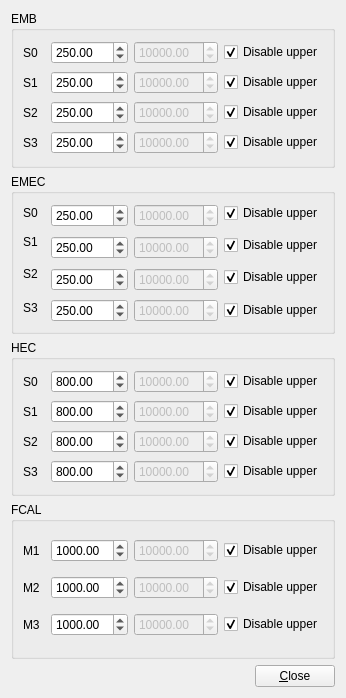
<ui version="4.0" >
 <class>frmCaloCellThresholdsLArExpert</class>
 <widget class="QWidget" name="frmCaloCellThresholdsLArExpert" >
  <property name="geometry" >
   <rect>
    <x>0</x>
    <y>0</y>
    <width>346</width>
    <height>698</height>
   </rect>
  </property>
  <property name="windowTitle" >
   <string>LAr Thresholds Expert</string>
  </property>
  <layout class="QGridLayout" name="gridLayout_5" >
   <item row="0" column="0" colspan="2" >
    <widget class="QGroupBox" name="grbxLArEMB" >
     <property name="title" >
      <string>EMB</string>
     </property>
     <layout class="QGridLayout" name="gridLayout" >
      <item row="0" column="0" >
       <widget class="QLabel" name="lblLArEMBS0Thresh" >
        <property name="text" >
         <string>S0</string>
        </property>
       </widget>
      </item>
      <item row="0" column="1" >
       <widget class="QDoubleSpinBox" name="dspbxEMB_S0LowerThresh" >
        <property name="maximum" >
         <double>99999.000000000000000</double>
        </property>
        <property name="value" >
         <double>250.000000000000000</double>
        </property>
       </widget>
      </item>
      <item row="0" column="2" >
       <widget class="QDoubleSpinBox" name="dspbxEMB_S0UpperThresh" >
        <property name="enabled" >
         <bool>false</bool>
        </property>
        <property name="maximum" >
         <double>9999999.000000000000000</double>
        </property>
        <property name="value" >
         <double>10000.000000000000000</double>
        </property>
       </widget>
      </item>
      <item row="0" column="3" >
       <widget class="QCheckBox" name="chbxNoEMB_S0Upper" >
        <property name="text" >
         <string>Disable upper</string>
        </property>
        <property name="checked" >
         <bool>true</bool>
        </property>
       </widget>
      </item>
      <item row="1" column="0" >
       <widget class="QLabel" name="lblLArEMBS1Thresh" >
        <property name="text" >
         <string>S1</string>
        </property>
       </widget>
      </item>
      <item row="1" column="1" >
       <widget class="QDoubleSpinBox" name="dspbxEMB_S1LowerThresh" >
        <property name="maximum" >
         <double>99999.000000000000000</double>
        </property>
        <property name="value" >
         <double>250.000000000000000</double>
        </property>
       </widget>
      </item>
      <item row="1" column="2" >
       <widget class="QDoubleSpinBox" name="dspbxEMB_S1UpperThresh" >
        <property name="enabled" >
         <bool>false</bool>
        </property>
        <property name="maximum" >
         <double>9999999.000000000000000</double>
        </property>
        <property name="value" >
         <double>10000.000000000000000</double>
        </property>
       </widget>
      </item>
      <item row="1" column="3" >
       <widget class="QCheckBox" name="chbxNoEMB_S1Upper" >
        <property name="text" >
         <string>Disable upper</string>
        </property>
        <property name="checked" >
         <bool>true</bool>
        </property>
       </widget>
      </item>
      <item row="2" column="0" >
       <widget class="QLabel" name="lblLArEMBS2Thresh" >
        <property name="text" >
         <string>S2</string>
        </property>
       </widget>
      </item>
      <item row="2" column="1" >
       <widget class="QDoubleSpinBox" name="dspbxEMB_S2LowerThresh" >
        <property name="maximum" >
         <double>99999.000000000000000</double>
        </property>
        <property name="value" >
         <double>250.000000000000000</double>
        </property>
       </widget>
      </item>
      <item row="2" column="2" >
       <widget class="QDoubleSpinBox" name="dspbxEMB_S2UpperThresh" >
        <property name="enabled" >
         <bool>false</bool>
        </property>
        <property name="maximum" >
         <double>9999999.000000000000000</double>
        </property>
        <property name="value" >
         <double>10000.000000000000000</double>
        </property>
       </widget>
      </item>
      <item row="2" column="3" >
       <widget class="QCheckBox" name="chbxNoEMB_S2Upper" >
        <property name="text" >
         <string>Disable upper</string>
        </property>
        <property name="checked" >
         <bool>true</bool>
        </property>
       </widget>
      </item>
      <item row="3" column="0" >
       <widget class="QLabel" name="lblLArEMBS3Thresh" >
        <property name="text" >
         <string>S3</string>
        </property>
       </widget>
      </item>
      <item row="3" column="1" >
       <widget class="QDoubleSpinBox" name="dspbxEMB_S3LowerThresh" >
        <property name="maximum" >
         <double>99999.000000000000000</double>
        </property>
        <property name="value" >
         <double>250.000000000000000</double>
        </property>
       </widget>
      </item>
      <item row="3" column="2" >
       <widget class="QDoubleSpinBox" name="dspbxEMB_S3UpperThresh" >
        <property name="enabled" >
         <bool>false</bool>
        </property>
        <property name="maximum" >
         <double>9999999.000000000000000</double>
        </property>
        <property name="value" >
         <double>10000.000000000000000</double>
        </property>
       </widget>
      </item>
      <item row="3" column="3" >
       <widget class="QCheckBox" name="chbxNoEMB_S3Upper" >
        <property name="text" >
         <string>Disable upper</string>
        </property>
        <property name="checked" >
         <bool>true</bool>
        </property>
       </widget>
      </item>
     </layout>
    </widget>
   </item>
   <item row="1" column="0" colspan="2" >
    <widget class="QGroupBox" name="grbxLArEMEC" >
     <property name="title" >
      <string>EMEC</string>
     </property>
     <layout class="QGridLayout" name="gridLayout_3" >
      <item row="0" column="0" >
       <widget class="QLabel" name="lblLArEMECS0Thresh" >
        <property name="text" >
         <string>S0</string>
        </property>
       </widget>
      </item>
      <item rowspan="2" row="0" column="1" >
       <widget class="QDoubleSpinBox" name="dspbxEMEC_S0LowerThresh" >
        <property name="maximum" >
         <double>99999.000000000000000</double>
        </property>
        <property name="value" >
         <double>250.000000000000000</double>
        </property>
       </widget>
      </item>
      <item rowspan="2" row="0" column="2" >
       <widget class="QDoubleSpinBox" name="dspbxEMEC_S0UpperThresh" >
        <property name="enabled" >
         <bool>false</bool>
        </property>
        <property name="maximum" >
         <double>9999999.000000000000000</double>
        </property>
        <property name="value" >
         <double>10000.000000000000000</double>
        </property>
       </widget>
      </item>
      <item row="0" column="3" >
       <widget class="QCheckBox" name="chbxNoEMEC_S0Upper" >
        <property name="text" >
         <string>Disable upper</string>
        </property>
        <property name="checked" >
         <bool>true</bool>
        </property>
       </widget>
      </item>
      <item rowspan="2" row="1" column="0" >
       <widget class="QLabel" name="lblLArEMECS1Thresh" >
        <property name="text" >
         <string>S1</string>
        </property>
       </widget>
      </item>
      <item rowspan="2" row="2" column="1" >
       <widget class="QDoubleSpinBox" name="dspbxEMEC_S1LowerThresh" >
        <property name="maximum" >
         <double>99999.000000000000000</double>
        </property>
        <property name="value" >
         <double>250.000000000000000</double>
        </property>
       </widget>
      </item>
      <item rowspan="2" row="2" column="2" >
       <widget class="QDoubleSpinBox" name="dspbxEMEC_S1UpperThresh" >
        <property name="enabled" >
         <bool>false</bool>
        </property>
        <property name="maximum" >
         <double>9999999.000000000000000</double>
        </property>
        <property name="value" >
         <double>10000.000000000000000</double>
        </property>
       </widget>
      </item>
      <item row="2" column="3" >
       <widget class="QCheckBox" name="chbxNoEMEC_S1Upper" >
        <property name="text" >
         <string>Disable upper</string>
        </property>
        <property name="checked" >
         <bool>true</bool>
        </property>
       </widget>
      </item>
      <item rowspan="2" row="3" column="0" >
       <widget class="QLabel" name="lblLArEMECS2Thresh" >
        <property name="text" >
         <string>S2</string>
        </property>
       </widget>
      </item>
      <item rowspan="2" row="4" column="1" >
       <widget class="QDoubleSpinBox" name="dspbxEMEC_S2LowerThresh" >
        <property name="maximum" >
         <double>99999.000000000000000</double>
        </property>
        <property name="value" >
         <double>250.000000000000000</double>
        </property>
       </widget>
      </item>
      <item rowspan="2" row="4" column="2" >
       <widget class="QDoubleSpinBox" name="dspbxEMEC_S2UpperThresh" >
        <property name="enabled" >
         <bool>false</bool>
        </property>
        <property name="maximum" >
         <double>9999999.000000000000000</double>
        </property>
        <property name="value" >
         <double>10000.000000000000000</double>
        </property>
       </widget>
      </item>
      <item row="4" column="3" >
       <widget class="QCheckBox" name="chbxNoEMEC_S2Upper" >
        <property name="text" >
         <string>Disable upper</string>
        </property>
        <property name="checked" >
         <bool>true</bool>
        </property>
       </widget>
      </item>
      <item rowspan="2" row="5" column="0" >
       <widget class="QLabel" name="lblLArEMECS3Thresh" >
        <property name="text" >
         <string>S3</string>
        </property>
       </widget>
      </item>
      <item row="6" column="1" >
       <widget class="QDoubleSpinBox" name="dspbxEMEC_S3LowerThresh" >
        <property name="maximum" >
         <double>99999.000000000000000</double>
        </property>
        <property name="value" >
         <double>250.000000000000000</double>
        </property>
       </widget>
      </item>
      <item row="6" column="2" >
       <widget class="QDoubleSpinBox" name="dspbxEMEC_S3UpperThresh" >
        <property name="enabled" >
         <bool>false</bool>
        </property>
        <property name="maximum" >
         <double>9999999.000000000000000</double>
        </property>
        <property name="value" >
         <double>10000.000000000000000</double>
        </property>
       </widget>
      </item>
      <item row="6" column="3" >
       <widget class="QCheckBox" name="chbxNoEMEC_S3Upper" >
        <property name="text" >
         <string>Disable upper</string>
        </property>
        <property name="checked" >
         <bool>true</bool>
        </property>
       </widget>
      </item>
     </layout>
    </widget>
   </item>
   <item row="2" column="0" colspan="2" >
    <widget class="QGroupBox" name="grbxLArHEC" >
     <property name="title" >
      <string>HEC</string>
     </property>
     <layout class="QGridLayout" name="gridLayout_4" >
      <item row="0" column="0" >
       <widget class="QLabel" name="lblLArHECS0Thresh" >
        <property name="text" >
         <string>S0</string>
        </property>
       </widget>
      </item>
      <item row="0" column="1" >
       <widget class="QDoubleSpinBox" name="dspbxHEC_S0LowerThresh" >
        <property name="maximum" >
         <double>99999.000000000000000</double>
        </property>
        <property name="value" >
         <double>800.000000000000000</double>
        </property>
       </widget>
      </item>
      <item row="0" column="2" >
       <widget class="QDoubleSpinBox" name="dspbxHEC_S0UpperThresh" >
        <property name="enabled" >
         <bool>false</bool>
        </property>
        <property name="maximum" >
         <double>9999999.000000000000000</double>
        </property>
        <property name="value" >
         <double>10000.000000000000000</double>
        </property>
       </widget>
      </item>
      <item row="0" column="3" >
       <widget class="QCheckBox" name="chbxNoHEC_S0Upper" >
        <property name="text" >
         <string>Disable upper</string>
        </property>
        <property name="checked" >
         <bool>true</bool>
        </property>
       </widget>
      </item>
      <item row="1" column="0" >
       <widget class="QLabel" name="lblLArHECS1Thresh" >
        <property name="text" >
         <string>S1</string>
        </property>
       </widget>
      </item>
      <item row="1" column="1" >
       <widget class="QDoubleSpinBox" name="dspbxHEC_S1LowerThresh" >
        <property name="maximum" >
         <double>99999.000000000000000</double>
        </property>
        <property name="value" >
         <double>800.000000000000000</double>
        </property>
       </widget>
      </item>
      <item row="1" column="2" >
       <widget class="QDoubleSpinBox" name="dspbxHEC_S1UpperThresh" >
        <property name="enabled" >
         <bool>false</bool>
        </property>
        <property name="maximum" >
         <double>9999999.000000000000000</double>
        </property>
        <property name="value" >
         <double>10000.000000000000000</double>
        </property>
       </widget>
      </item>
      <item row="1" column="3" >
       <widget class="QCheckBox" name="chbxNoHEC_S1Upper" >
        <property name="text" >
         <string>Disable upper</string>
        </property>
        <property name="checked" >
         <bool>true</bool>
        </property>
       </widget>
      </item>
      <item row="2" column="0" >
       <widget class="QLabel" name="lblLArHECS2Thresh" >
        <property name="text" >
         <string>S2</string>
        </property>
       </widget>
      </item>
      <item row="2" column="1" >
       <widget class="QDoubleSpinBox" name="dspbxHEC_S2LowerThresh" >
        <property name="maximum" >
         <double>99999.000000000000000</double>
        </property>
        <property name="value" >
         <double>800.000000000000000</double>
        </property>
       </widget>
      </item>
      <item row="2" column="2" >
       <widget class="QDoubleSpinBox" name="dspbxHEC_S2UpperThresh" >
        <property name="enabled" >
         <bool>false</bool>
        </property>
        <property name="maximum" >
         <double>9999999.000000000000000</double>
        </property>
        <property name="value" >
         <double>10000.000000000000000</double>
        </property>
       </widget>
      </item>
      <item row="2" column="3" >
       <widget class="QCheckBox" name="chbxNoHEC_S2Upper" >
        <property name="text" >
         <string>Disable upper</string>
        </property>
        <property name="checked" >
         <bool>true</bool>
        </property>
       </widget>
      </item>
      <item row="3" column="0" >
       <widget class="QLabel" name="lblLArHECS3Thresh" >
        <property name="text" >
         <string>S3</string>
        </property>
       </widget>
      </item>
      <item row="3" column="1" >
       <widget class="QDoubleSpinBox" name="dspbxHEC_S3LowerThresh" >
        <property name="maximum" >
         <double>99999.000000000000000</double>
        </property>
        <property name="value" >
         <double>800.000000000000000</double>
        </property>
       </widget>
      </item>
      <item row="3" column="2" >
       <widget class="QDoubleSpinBox" name="dspbxHEC_S3UpperThresh" >
        <property name="enabled" >
         <bool>false</bool>
        </property>
        <property name="maximum" >
         <double>9999999.000000000000000</double>
        </property>
        <property name="value" >
         <double>10000.000000000000000</double>
        </property>
       </widget>
      </item>
      <item row="3" column="3" >
       <widget class="QCheckBox" name="chbxNoHEC_S3Upper" >
        <property name="text" >
         <string>Disable upper</string>
        </property>
        <property name="checked" >
         <bool>true</bool>
        </property>
       </widget>
      </item>
     </layout>
    </widget>
   </item>
   <item row="3" column="0" colspan="2" >
    <widget class="QGroupBox" name="grbxLArFCAL" >
     <property name="title" >
      <string>FCAL</string>
     </property>
     <layout class="QGridLayout" name="gridLayout_2" >
      <item row="0" column="0" >
       <widget class="QLabel" name="lblLArFCALM1Thresh" >
        <property name="text" >
         <string>M1</string>
        </property>
       </widget>
      </item>
      <item row="0" column="1" >
       <widget class="QDoubleSpinBox" name="dspbxFCAL_M1LowerThresh" >
        <property name="maximum" >
         <double>99999.000000000000000</double>
        </property>
        <property name="value" >
         <double>1000.000000000000000</double>
        </property>
       </widget>
      </item>
      <item row="0" column="2" >
       <widget class="QDoubleSpinBox" name="dspbxFCAL_M1UpperThresh" >
        <property name="enabled" >
         <bool>false</bool>
        </property>
        <property name="maximum" >
         <double>9999999.000000000000000</double>
        </property>
        <property name="value" >
         <double>10000.000000000000000</double>
        </property>
       </widget>
      </item>
      <item row="0" column="3" >
       <widget class="QCheckBox" name="chbxNoFCAL_M1Upper" >
        <property name="text" >
         <string>Disable upper</string>
        </property>
        <property name="checked" >
         <bool>true</bool>
        </property>
       </widget>
      </item>
      <item row="1" column="0" >
       <widget class="QLabel" name="lblLArFCALM2Thresh" >
        <property name="text" >
         <string>M2</string>
        </property>
       </widget>
      </item>
      <item row="1" column="1" >
       <widget class="QDoubleSpinBox" name="dspbxFCAL_M2LowerThresh" >
        <property name="maximum" >
         <double>99999.000000000000000</double>
        </property>
        <property name="value" >
         <double>1000.000000000000000</double>
        </property>
       </widget>
      </item>
      <item row="1" column="2" >
       <widget class="QDoubleSpinBox" name="dspbxFCAL_M2UpperThresh" >
        <property name="enabled" >
         <bool>false</bool>
        </property>
        <property name="maximum" >
         <double>9999999.000000000000000</double>
        </property>
        <property name="value" >
         <double>10000.000000000000000</double>
        </property>
       </widget>
      </item>
      <item row="1" column="3" >
       <widget class="QCheckBox" name="chbxNoFCAL_M2Upper" >
        <property name="text" >
         <string>Disable upper</string>
        </property>
        <property name="checked" >
         <bool>true</bool>
        </property>
       </widget>
      </item>
      <item row="2" column="0" >
       <widget class="QLabel" name="lblLArFCALM3Thresh" >
        <property name="text" >
         <string>M3</string>
        </property>
       </widget>
      </item>
      <item row="2" column="1" >
       <widget class="QDoubleSpinBox" name="dspbxFCAL_M3LowerThresh" >
        <property name="maximum" >
         <double>99999.000000000000000</double>
        </property>
        <property name="value" >
         <double>1000.000000000000000</double>
        </property>
       </widget>
      </item>
      <item row="2" column="2" >
       <widget class="QDoubleSpinBox" name="dspbxFCAL_M3UpperThresh" >
        <property name="enabled" >
         <bool>false</bool>
        </property>
        <property name="maximum" >
         <double>9999999.000000000000000</double>
        </property>
        <property name="value" >
         <double>10000.000000000000000</double>
        </property>
       </widget>
      </item>
      <item row="2" column="3" >
       <widget class="QCheckBox" name="chbxNoFCAL_M3Upper" >
        <property name="text" >
         <string>Disable upper</string>
        </property>
        <property name="checked" >
         <bool>true</bool>
        </property>
       </widget>
      </item>
     </layout>
    </widget>
   </item>
   <item row="4" column="0" >
    <spacer name="horizontalSpacer_2" >
     <property name="orientation" >
      <enum>Qt::Horizontal</enum>
     </property>
     <property name="sizeHint" stdset="0" >
      <size>
       <width>260</width>
       <height>20</height>
      </size>
     </property>
    </spacer>
   </item>
   <item row="4" column="1" >
    <widget class="QPushButton" name="pushButton_close" >
     <property name="text" >
      <string>&amp;Close</string>
     </property>
    </widget>
   </item>
  </layout>
 </widget>
 <resources/>
 <connections/>
</ui>
